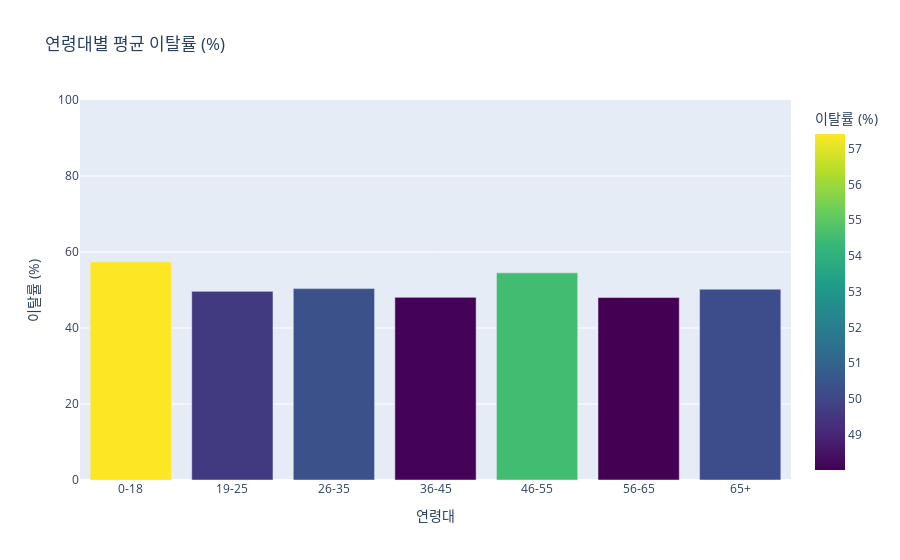

Notebook source saved alongside this figure:
### Markdown cell above
이탈률이 50.3%라면, 거의 절반의 고객이 이탈한 상태로 꽤 균형 잡힌 타깃 분포.
머신러닝 학습에도 적합한 데이터 구조.

### Code cell
import pandas as pd
import plotly.express as px

# 새 연령대 구간 정의
bins = [0, 18, 25, 35, 45, 55, 65, 120]
labels = ['0-18', '19-25', '26-35', '36-45', '46-55', '56-65', '65+'] # 사회적 생애주기를 기준으로 라벨링

df['age_group'] = pd.cut(df['age'], bins=bins, labels=labels, right=True)

# 연령대별 평균 이탈률 계산
age_churn = df.groupby('age_group')['churned'].mean().reset_index()
age_churn['churned'] = age_churn['churned'] * 100  # 퍼센트 단위 변환

# 시각화 (plotly)
fig = px.bar(age_churn, x='age_group', y='churned', 
             title='연령대별 평균 이탈률 (%)', 
             labels={'age_group':'연령대', 'churned':'이탈률 (%)'},
             color='churned',
             color_continuous_scale='viridis')
fig.update_yaxes(range=[0, 100])
fig.show()

### Figure 1 — Plotly figure (JSON) as saved in the notebook; plotly's stock layout.template omitted (floating-point values rounded to 4 significant figures)
{"data": [{"hovertemplate": "연령대=%{x}<br>이탈률 (%)=%{marker.color}<extra></extra>", "legendgroup": "", "marker": {"color": [57.41, 49.64, 50.37, 48.07, 54.52, 48.02, 50.21], "coloraxis": "coloraxis", "pattern": {"shape": ""}}, "name": "", "orientation": "v", "showlegend": false, "textposition": "auto", "type": "bar", "x": ["0-18", "19-25", "26-35", "36-45", "46-55", "56-65", "65+"], "xaxis": "x", "y": [57.41, 49.64, 50.37, 48.07, 54.52, 48.02, 50.21], "yaxis": "y"}], "layout": {"barmode": "relative", "coloraxis": {"colorbar": {"title": {"text": "이탈률 (%)"}}, "colorscale": [[0, "#440154"], [0.1111, "#482878"], [0.2222, "#3e4989"], [0.3333, "#31688e"], [0.4444, "#26828e"], [0.5556, "#1f9e89"], [0.6667, "#35b779"], [0.7778, "#6ece58"], [0.8889, "#b5de2b"], [1, "#fde725"]]}, "legend": {"tracegroupgap": 0}, "title": {"text": "연령대별 평균 이탈률 (%)"}, "xaxis": {"anchor": "y", "domain": [0, 1], "title": {"text": "연령대"}}, "yaxis": {"anchor": "x", "domain": [0, 1], "range": [0, 100], "title": {"text": "이탈률 (%)"}}}}
